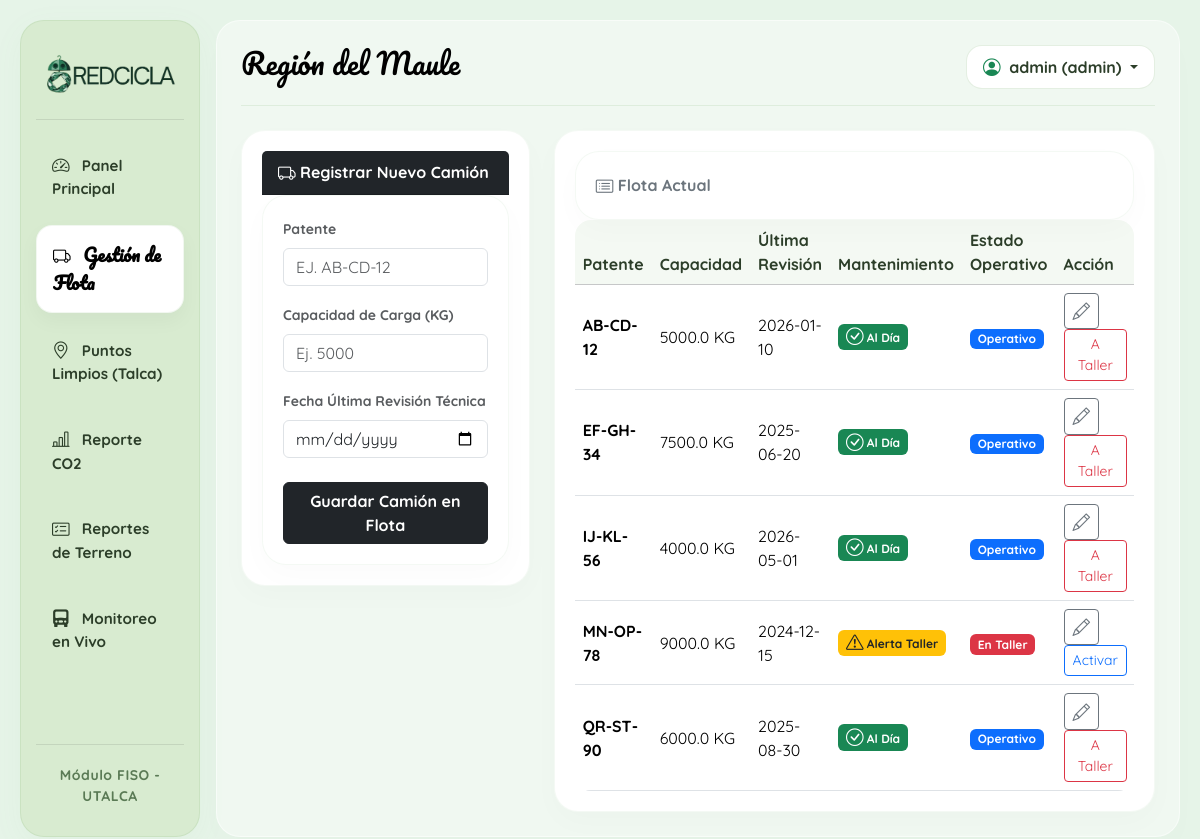
/flota (signed in), run on the app's committed database.
### tables this page shows
CREATE TABLE camiones (
        id INTEGER PRIMARY KEY AUTOINCREMENT, patente TEXT UNIQUE NOT NULL, capacidad_carga REAL,
        ultima_revision TEXT, estado INTEGER DEFAULT 1, alerta INTEGER DEFAULT 0);

### main.py (the view)
@app.route('/flota')
def gestion_flota():
    if 'usuario_nombre' not in session:
        return redirect(url_for('login'))
    conexion = sqlite3.connect(DB_PATH)
    cursor = conexion.cursor()
    cursor.execute("SELECT id, ultima_revision FROM camiones")
    camiones_revision = cursor.fetchall()
    hoy = datetime.now()
    for camion in camiones_revision:
        id_camion = camion[0]
        fecha_rev_str = camion[1]
        try:
            fecha_rev = datetime.strptime(fecha_rev_str, "%Y-%m-%d")
            dias_pasados = (hoy - fecha_rev).days
            nueva_alerta = 1 if dias_pasados >= 365 else 0
            cursor.execute("UPDATE camiones SET alerta = ? WHERE id = ?", (nueva_alerta, id_camion))
        except Exception as e:
            pass # Por si un camión tiene la fecha en blanco o mal escrita
    conexion.commit()
    cursor.execute("SELECT id, patente, capacidad_carga, ultima_revision, estado, alerta FROM camiones ORDER BY patente")
    lista_camiones = cursor.fetchall()
    conexion.close()
    return render_template('flota.html', camiones=lista_camiones)

### templates/flota.html (shortened to what this page needs)
{% extends 'base.html' %}
{% block content %}
<div class="row">
    <div class="col-md-4">
        <div class="card border-0 shadow-sm">
            <div class="card-header bg-dark text-white fw-bold">
                <i class="bi bi-truck"></i> Registrar Nuevo Camión
            </div>
            <div class="card-body bg-white">
                <form action="/flota/crear" method="POST">
                    <div class="mb-3">
                        <label class="form-label small text-muted fw-bold">Patente</label>
                        <input type="text" name="patente" class="form-control" required placeholder="Ej. AB-CD-12" style="text-transform: uppercase;">
                    </div>
                    <div class="mb-3">
                        <label class="form-label small text-muted fw-bold">Capacidad de Carga (KG)</label>
                        <input type="number" step="0.1" name="capacidad" class="form-control" required placeholder="Ej. 5000">
                    </div>
                    <div class="mb-4">
                        <label class="form-label small text-muted fw-bold">Fecha Última Revisión Técnica</label>
                        <input type="date" name="revision" class="form-control" required>
                    </div>
                    <button type="submit" class="btn btn-dark w-100 fw-bold">Guardar Camión en Flota</button>
                </form>
            </div>
        </div>
    </div>
    <div class="col-md-8">
        <div class="card border-0 shadow-sm">
            <div class="card-header bg-white fw-bold text-secondary">
                <i class="bi bi-card-list"></i> Flota Actual
            </div>
            <div class="table-responsive">
                <table class="table table-hover align-middle mb-0">
                    <thead class="table-light">
                        <tr>
                            <th>Patente</th>
                            <th>Capacidad</th>
                            <th>Última Revisión</th>
                            <th>Mantenimiento</th>
                            <th>Estado Operativo</th>
                            <th>Acción</th>
                        </tr>
                    </thead>
                    <tbody>
                        {% for c in camiones %}
                        <tr>
                            <td class="fw-bold">{{ c[1] }}</td>
                            <td>{{ c[2] }} KG</td>
                            <td>{{ c[3] }}</td>
                            <td>
                                {% if c[5] == 1 %}
                                    <span class="badge bg-warning text-dark"><i class="bi bi-exclamation-triangle"></i> Alerta Taller</span>
                                {% else %}
                                    <span class="badge bg-success"><i class="bi bi-check-circle"></i> Al Día</span>
                                {% endif %}
                            </td>
                            <td>
                                {% if c[4] == 1 %}
                                    <span class="badge bg-primary">Operativo</span>
                                {% else %}
                                    <span class="badge bg-danger">En Taller</span>
                                {% endif %}
                            </td>
                            <td>
                                <button type="button" class="btn btn-sm btn-outline-secondary me-1" data-bs-toggle="modal" data-bs-target="#modalEditarCamion{{ c[0] }}" title="Editar datos">
                                    <i class="bi bi-pencil"></i>
                                </button>
                                <form action="/flota/estado/{{ c[0] }}" method="POST" style="display:inline;">
                                    {% if c[4] == 1 %}
                                        <button type="submit" class="btn btn-sm btn-outline-danger" title="Mandar a Taller">A Taller</button>
                                    {% else %}
                                        <button type="submit" class="btn btn-sm btn-outline-primary" title="Poner Operativo">Activar</button>
                                    {% endif %}
                                </form>
                                </td>
                        </tr>
                        {% endfor %}
                    </tbody>
                </table>
            </div>
        </div>
    </div>
</div>
{% endblock %}

### templates/base.html (style rules this page uses)
:root { --color-bg-light: #e6f4e8; --color-sidebar-combine: #d8ebd0; --color-primary-green: #79AE6F; --color-bubble-bg: #ffffff; --color-dark: #000000; --color-red: #b21c19; --ios-bubble-radius: 24px; --ios-pill-radius: 16px; }
body { font-family: 'Quicksand', sans-serif; background-color: var(--color-bg-light); min-height: 100vh; color: #1c1c1e; overflow-x: hidden; }
.card, .bg-white { background-color: var(--color-bubble-bg) !important; border-radius: var(--ios-bubble-radius) !important; border: 1px solid rgba(121, 174, 111, 0.08) !important; box-shadow: 0 10px 30px rgba(0, 0, 0, 0.02) !important; padding: 20px; animation: fadeInUp 0.4s cubic-bezier(0.16, 1, 0.3, 1) both; }
.bi { font-size: 1.1rem; vertical-align: -1px; }
.table-responsive { border-radius: var(--ios-pill-radius); overflow: hidden; }
.table { margin-bottom: 0; --bs-table-bg: var(--color-bubble-bg) !important; }
.table-light { --bs-table-bg: #f4f9f3 !important; --bs-table-color: #2c3e29 !important; }

### data on the page
camiones: patente "AB-CD-12", capacidad_carga "5000.0", ultima_revision "2026-01-10", alerta 0 (drawn), estado "Operativo"
camiones: patente "EF-GH-34", capacidad_carga "7500.0", ultima_revision "2025-06-20", alerta 0 (drawn), estado "Operativo"
camiones: patente "IJ-KL-56", capacidad_carga "4000.0", ultima_revision "2026-05-01", alerta 0 (drawn), estado "Operativo"
camiones: patente "MN-OP-78", capacidad_carga "9000.0", ultima_revision "2024-12-15", alerta 1 (drawn), estado "En Taller"
camiones: patente "QR-ST-90", capacidad_carga "6000.0", ultima_revision "2025-08-30", alerta 0 (drawn), estado "Operativo"

### other printed values
{{ session.get('usuario_nombre') }} "admin"
{{ session.get('usuario_rol') }} "admin"
